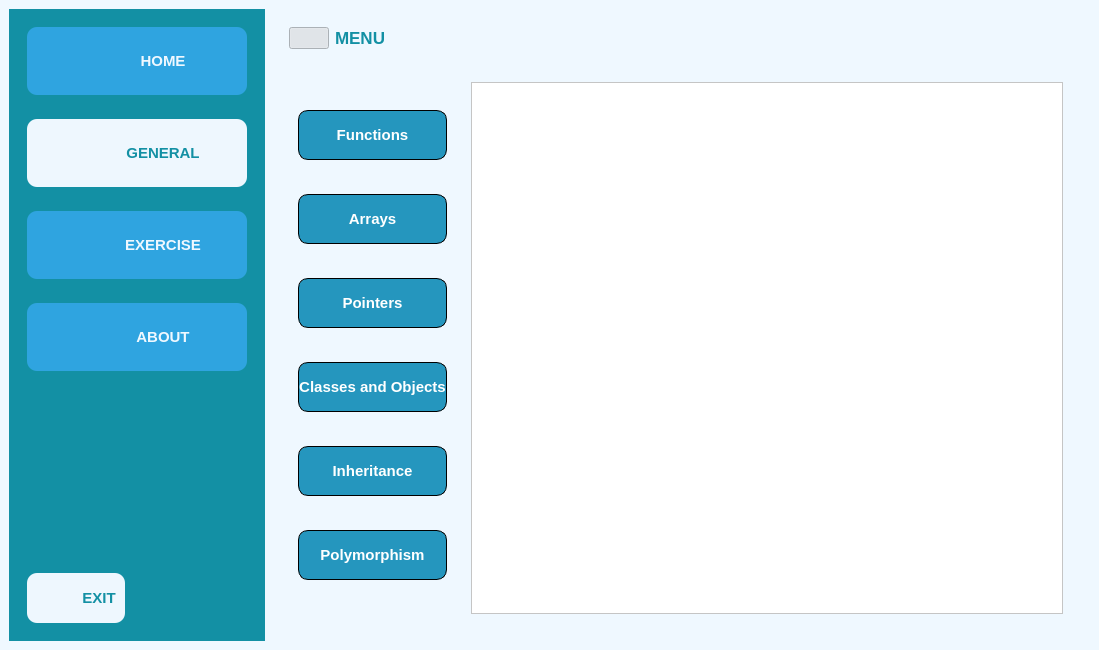
<?xml version="1.0" encoding="UTF-8"?>
<ui version="4.0">
 <class>general</class>
 <widget class="QMainWindow" name="general">
  <property name="geometry">
   <rect>
    <x>0</x>
    <y>0</y>
    <width>1099</width>
    <height>650</height>
   </rect>
  </property>
  <property name="windowTitle">
   <string>MainWindow</string>
  </property>
  <property name="styleSheet">
   <string notr="true">background-color: rgb(239, 248, 255);</string>
  </property>
  <widget class="QWidget" name="centralwidget">
   <layout class="QHBoxLayout" name="horizontalLayout">
    <item>
     <widget class="QWidget" name="menu" native="true">
      <property name="minimumSize">
       <size>
        <width>0</width>
        <height>0</height>
       </size>
      </property>
      <property name="maximumSize">
       <size>
        <width>256</width>
        <height>16777215</height>
       </size>
      </property>
      <property name="font">
       <font>
        <pointsize>13</pointsize>
       </font>
      </property>
      <property name="styleSheet">
       <string notr="true">background-color: rgb(19, 144, 164);</string>
      </property>
      <layout class="QVBoxLayout" name="verticalLayout">
       <item>
        <widget class="QWidget" name="widget_3" native="true">
         <property name="minimumSize">
          <size>
           <width>0</width>
           <height>0</height>
          </size>
         </property>
         <property name="styleSheet">
          <string notr="true"/>
         </property>
         <layout class="QHBoxLayout" name="horizontalLayout_2">
          <item>
           <widget class="QFrame" name="frame">
            <property name="styleSheet">
             <string notr="true">background-color: rgb(47, 164, 224);
border-radius: 10px;</string>
            </property>
            <property name="frameShape">
             <enum>QFrame::StyledPanel</enum>
            </property>
            <property name="frameShadow">
             <enum>QFrame::Raised</enum>
            </property>
            <layout class="QHBoxLayout" name="horizontalLayout_6">
             <item>
              <widget class="QLabel" name="label">
               <property name="minimumSize">
                <size>
                 <width>40</width>
                 <height>40</height>
                </size>
               </property>
               <property name="styleSheet">
                <string notr="true">image: url(:/iconwhite/iconwhite/home.svg);</string>
               </property>
               <property name="text">
                <string/>
               </property>
              </widget>
             </item>
             <item>
              <widget class="QPushButton" name="home_g">
               <property name="minimumSize">
                <size>
                 <width>150</width>
                 <height>50</height>
                </size>
               </property>
               <property name="font">
                <font>
                 <pointsize>11</pointsize>
                 <weight>75</weight>
                 <bold>true</bold>
                </font>
               </property>
               <property name="cursor">
                <cursorShape>PointingHandCursor</cursorShape>
               </property>
               <property name="styleSheet">
                <string notr="true">color: rgb(239, 248, 255);</string>
               </property>
               <property name="text">
                <string>HOME</string>
               </property>
               <property name="checkable">
                <bool>true</bool>
               </property>
               <property name="checked">
                <bool>true</bool>
               </property>
               <property name="autoRepeat">
                <bool>true</bool>
               </property>
               <property name="autoExclusive">
                <bool>true</bool>
               </property>
               <property name="flat">
                <bool>false</bool>
               </property>
              </widget>
             </item>
            </layout>
           </widget>
          </item>
         </layout>
        </widget>
       </item>
       <item>
        <widget class="QWidget" name="widget_7" native="true">
         <property name="minimumSize">
          <size>
           <width>0</width>
           <height>0</height>
          </size>
         </property>
         <layout class="QHBoxLayout" name="horizontalLayout_4">
          <item>
           <widget class="QFrame" name="frame_2">
            <property name="styleSheet">
             <string notr="true">background-color: rgb(238, 247, 254);
border-radius: 10px;</string>
            </property>
            <property name="frameShape">
             <enum>QFrame::StyledPanel</enum>
            </property>
            <property name="frameShadow">
             <enum>QFrame::Raised</enum>
            </property>
            <layout class="QHBoxLayout" name="horizontalLayout_7">
             <item>
              <widget class="QLabel" name="label_2">
               <property name="minimumSize">
                <size>
                 <width>40</width>
                 <height>40</height>
                </size>
               </property>
               <property name="styleSheet">
                <string notr="true">
image: url(:/icons/iconblues/book-open.svg);</string>
               </property>
               <property name="text">
                <string/>
               </property>
              </widget>
             </item>
             <item>
              <widget class="QPushButton" name="general_g">
               <property name="minimumSize">
                <size>
                 <width>150</width>
                 <height>50</height>
                </size>
               </property>
               <property name="font">
                <font>
                 <pointsize>11</pointsize>
                 <weight>75</weight>
                 <bold>true</bold>
                </font>
               </property>
               <property name="cursor">
                <cursorShape>PointingHandCursor</cursorShape>
               </property>
               <property name="styleSheet">
                <string notr="true">color: rgb(19, 144, 164);</string>
               </property>
               <property name="text">
                <string>GENERAL</string>
               </property>
               <property name="checkable">
                <bool>true</bool>
               </property>
               <property name="checked">
                <bool>true</bool>
               </property>
               <property name="autoRepeat">
                <bool>true</bool>
               </property>
               <property name="autoExclusive">
                <bool>true</bool>
               </property>
               <property name="flat">
                <bool>false</bool>
               </property>
              </widget>
             </item>
            </layout>
           </widget>
          </item>
         </layout>
        </widget>
       </item>
       <item>
        <widget class="QWidget" name="widget_4" native="true">
         <layout class="QHBoxLayout" name="horizontalLayout_10">
          <item>
           <widget class="QFrame" name="frame_5">
            <property name="styleSheet">
             <string notr="true">background-color: rgb(47, 164, 224);
border-radius: 10px;</string>
            </property>
            <property name="frameShape">
             <enum>QFrame::StyledPanel</enum>
            </property>
            <property name="frameShadow">
             <enum>QFrame::Raised</enum>
            </property>
            <layout class="QHBoxLayout" name="horizontalLayout_11">
             <item>
              <widget class="QLabel" name="label_5">
               <property name="minimumSize">
                <size>
                 <width>40</width>
                 <height>40</height>
                </size>
               </property>
               <property name="styleSheet">
                <string notr="true">image: url(:/iconwhite/iconwhite/package.svg);</string>
               </property>
               <property name="text">
                <string/>
               </property>
              </widget>
             </item>
             <item>
              <widget class="QPushButton" name="exercise_g">
               <property name="minimumSize">
                <size>
                 <width>150</width>
                 <height>50</height>
                </size>
               </property>
               <property name="font">
                <font>
                 <pointsize>11</pointsize>
                 <weight>75</weight>
                 <bold>true</bold>
                </font>
               </property>
               <property name="cursor">
                <cursorShape>PointingHandCursor</cursorShape>
               </property>
               <property name="styleSheet">
                <string notr="true">color: rgb(239, 248, 255);</string>
               </property>
               <property name="text">
                <string>EXERCISE</string>
               </property>
               <property name="checkable">
                <bool>true</bool>
               </property>
               <property name="checked">
                <bool>true</bool>
               </property>
               <property name="autoRepeat">
                <bool>true</bool>
               </property>
               <property name="autoExclusive">
                <bool>true</bool>
               </property>
              </widget>
             </item>
            </layout>
           </widget>
          </item>
         </layout>
        </widget>
       </item>
       <item>
        <widget class="QWidget" name="widget_8" native="true">
         <layout class="QHBoxLayout" name="horizontalLayout_12">
          <item>
           <widget class="QFrame" name="frame_6">
            <property name="styleSheet">
             <string notr="true">background-color: rgb(47, 164, 224);
border-radius: 10px</string>
            </property>
            <property name="frameShape">
             <enum>QFrame::StyledPanel</enum>
            </property>
            <property name="frameShadow">
             <enum>QFrame::Raised</enum>
            </property>
            <layout class="QHBoxLayout" name="horizontalLayout_13">
             <item>
              <widget class="QLabel" name="label_6">
               <property name="minimumSize">
                <size>
                 <width>40</width>
                 <height>40</height>
                </size>
               </property>
               <property name="styleSheet">
                <string notr="true">image: url(:/iconwhite/iconwhite/alert-circle.svg);</string>
               </property>
               <property name="text">
                <string/>
               </property>
              </widget>
             </item>
             <item>
              <widget class="QPushButton" name="about_g">
               <property name="minimumSize">
                <size>
                 <width>150</width>
                 <height>50</height>
                </size>
               </property>
               <property name="font">
                <font>
                 <pointsize>11</pointsize>
                 <weight>75</weight>
                 <bold>true</bold>
                </font>
               </property>
               <property name="cursor">
                <cursorShape>PointingHandCursor</cursorShape>
               </property>
               <property name="styleSheet">
                <string notr="true">color: rgb(239, 248, 255);</string>
               </property>
               <property name="text">
                <string>ABOUT</string>
               </property>
              </widget>
             </item>
            </layout>
           </widget>
          </item>
         </layout>
        </widget>
       </item>
       <item>
        <spacer name="verticalSpacer">
         <property name="orientation">
          <enum>Qt::Vertical</enum>
         </property>
         <property name="sizeHint" stdset="0">
          <size>
           <width>20</width>
           <height>40</height>
          </size>
         </property>
        </spacer>
       </item>
       <item>
        <widget class="QWidget" name="widget_9" native="true">
         <layout class="QHBoxLayout" name="horizontalLayout_14">
          <item>
           <widget class="QFrame" name="frame_7">
            <property name="maximumSize">
             <size>
              <width>150</width>
              <height>50</height>
             </size>
            </property>
            <property name="styleSheet">
             <string notr="true">background-color: rgb(238, 247, 254);
border-radius: 10px;</string>
            </property>
            <property name="frameShape">
             <enum>QFrame::StyledPanel</enum>
            </property>
            <property name="frameShadow">
             <enum>QFrame::Raised</enum>
            </property>
            <layout class="QHBoxLayout" name="horizontalLayout_15">
             <item>
              <widget class="QLabel" name="label_7">
               <property name="minimumSize">
                <size>
                 <width>40</width>
                 <height>40</height>
                </size>
               </property>
               <property name="styleSheet">
                <string notr="true">image: url(:/icons/iconblues/log-out.svg);</string>
               </property>
               <property name="text">
                <string/>
               </property>
              </widget>
             </item>
             <item>
              <widget class="QPushButton" name="exit">
               <property name="font">
                <font>
                 <pointsize>11</pointsize>
                 <weight>75</weight>
                 <bold>true</bold>
                </font>
               </property>
               <property name="cursor">
                <cursorShape>PointingHandCursor</cursorShape>
               </property>
               <property name="styleSheet">
                <string notr="true">color: rgb(19, 144, 164);</string>
               </property>
               <property name="text">
                <string>EXIT</string>
               </property>
              </widget>
             </item>
            </layout>
           </widget>
          </item>
          <item>
           <spacer name="horizontalSpacer">
            <property name="orientation">
             <enum>Qt::Horizontal</enum>
            </property>
            <property name="sizeHint" stdset="0">
             <size>
              <width>40</width>
              <height>20</height>
             </size>
            </property>
           </spacer>
          </item>
         </layout>
        </widget>
       </item>
      </layout>
     </widget>
    </item>
    <item>
     <widget class="QWidget" name="widget_2" native="true">
      <layout class="QVBoxLayout" name="verticalLayout_2">
       <item>
        <widget class="QWidget" name="widget_6" native="true">
         <property name="maximumSize">
          <size>
           <width>16777215</width>
           <height>50</height>
          </size>
         </property>
         <layout class="QHBoxLayout" name="horizontalLayout_3">
          <item>
           <widget class="QPushButton" name="menu_o_c">
            <property name="maximumSize">
             <size>
              <width>40</width>
              <height>40</height>
             </size>
            </property>
            <property name="styleSheet">
             <string notr="true">image: url(:/icons/iconblues/align-justify.svg);</string>
            </property>
            <property name="text">
             <string/>
            </property>
            <property name="checkable">
             <bool>true</bool>
            </property>
            <property name="checked">
             <bool>true</bool>
            </property>
            <property name="autoRepeat">
             <bool>true</bool>
            </property>
            <property name="autoExclusive">
             <bool>true</bool>
            </property>
           </widget>
          </item>
          <item>
           <widget class="QLabel" name="label_3">
            <property name="font">
             <font>
              <pointsize>13</pointsize>
              <weight>75</weight>
              <bold>true</bold>
             </font>
            </property>
            <property name="styleSheet">
             <string notr="true">color: rgb(19, 144, 164);</string>
            </property>
            <property name="text">
             <string>MENU</string>
            </property>
           </widget>
          </item>
         </layout>
        </widget>
       </item>
       <item>
        <widget class="QWidget" name="widget_5" native="true">
         <layout class="QHBoxLayout" name="horizontalLayout_5">
          <item>
           <widget class="QWidget" name="widget" native="true">
            <layout class="QVBoxLayout" name="verticalLayout_3">
             <item>
              <widget class="QPushButton" name="func_ge">
               <property name="maximumSize">
                <size>
                 <width>250</width>
                 <height>50</height>
                </size>
               </property>
               <property name="font">
                <font>
                 <pointsize>11</pointsize>
                 <weight>75</weight>
                 <bold>true</bold>
                </font>
               </property>
               <property name="styleSheet">
                <string notr="true">background-color: rgb(37, 150, 190);
border-radius:10px ;
border: 1px solid #063970;
color: rgb(255, 255, 255);
border-color: rgb(0, 0, 0);

</string>
               </property>
               <property name="text">
                <string>Functions</string>
               </property>
               <property name="icon">
                <iconset resource="resources.qrc">
                 <normaloff>:/icon_ge/icon_ge/func.png</normaloff>:/icon_ge/icon_ge/func.png</iconset>
               </property>
               <property name="iconSize">
                <size>
                 <width>50</width>
                 <height>50</height>
                </size>
               </property>
              </widget>
             </item>
             <item>
              <widget class="QPushButton" name="arr_ge">
               <property name="maximumSize">
                <size>
                 <width>250</width>
                 <height>50</height>
                </size>
               </property>
               <property name="font">
                <font>
                 <pointsize>11</pointsize>
                 <weight>75</weight>
                 <bold>true</bold>
                </font>
               </property>
               <property name="styleSheet">
                <string notr="true">background-color: rgb(37, 150, 190);
border-radius:10px ;
border: 1px solid #063970;
color: rgb(255, 255, 255);
border-color: rgb(0, 0, 0);</string>
               </property>
               <property name="text">
                <string>Arrays</string>
               </property>
               <property name="icon">
                <iconset resource="resources.qrc">
                 <normaloff>:/icon_ge/icon_ge/arr.png</normaloff>:/icon_ge/icon_ge/arr.png</iconset>
               </property>
               <property name="iconSize">
                <size>
                 <width>50</width>
                 <height>50</height>
                </size>
               </property>
              </widget>
             </item>
             <item>
              <widget class="QPushButton" name="pointer_ge">
               <property name="maximumSize">
                <size>
                 <width>250</width>
                 <height>50</height>
                </size>
               </property>
               <property name="font">
                <font>
                 <pointsize>11</pointsize>
                 <weight>75</weight>
                 <bold>true</bold>
                </font>
               </property>
               <property name="styleSheet">
                <string notr="true">background-color: rgb(37, 150, 190);
border-radius:10px ;
border: 1px solid #063970;
color: rgb(255, 255, 255);
border-color: rgb(0, 0, 0);</string>
               </property>
               <property name="text">
                <string>Pointers</string>
               </property>
               <property name="icon">
                <iconset resource="resources.qrc">
                 <normaloff>:/icon_ge/icon_ge/pointer.png</normaloff>:/icon_ge/icon_ge/pointer.png</iconset>
               </property>
               <property name="iconSize">
                <size>
                 <width>50</width>
                 <height>50</height>
                </size>
               </property>
              </widget>
             </item>
             <item>
              <widget class="QPushButton" name="Class_ge">
               <property name="maximumSize">
                <size>
                 <width>250</width>
                 <height>50</height>
                </size>
               </property>
               <property name="font">
                <font>
                 <pointsize>11</pointsize>
                 <weight>75</weight>
                 <bold>true</bold>
                </font>
               </property>
               <property name="styleSheet">
                <string notr="true">background-color: rgb(37, 150, 190);
border-radius:10px ;
border: 1px solid #063970;
color: rgb(255, 255, 255);
border-color: rgb(0, 0, 0);</string>
               </property>
               <property name="text">
                <string>Classes and Objects</string>
               </property>
               <property name="icon">
                <iconset resource="resources.qrc">
                 <normaloff>:/icon_ques/icons_ques/class_object.png</normaloff>:/icon_ques/icons_ques/class_object.png</iconset>
               </property>
               <property name="iconSize">
                <size>
                 <width>50</width>
                 <height>50</height>
                </size>
               </property>
              </widget>
             </item>
             <item>
              <widget class="QPushButton" name="Inh_ge">
               <property name="maximumSize">
                <size>
                 <width>250</width>
                 <height>50</height>
                </size>
               </property>
               <property name="font">
                <font>
                 <pointsize>11</pointsize>
                 <weight>75</weight>
                 <bold>true</bold>
                </font>
               </property>
               <property name="styleSheet">
                <string notr="true">background-color: rgb(37, 150, 190);
border-radius:10px ;
border: 1px solid #063970;
color: rgb(255, 255, 255);
border-color: rgb(0, 0, 0);</string>
               </property>
               <property name="text">
                <string>Inheritance</string>
               </property>
               <property name="icon">
                <iconset resource="resources.qrc">
                 <normaloff>:/icon_ques/icons_ques/I_P.png</normaloff>:/icon_ques/icons_ques/I_P.png</iconset>
               </property>
               <property name="iconSize">
                <size>
                 <width>50</width>
                 <height>50</height>
                </size>
               </property>
              </widget>
             </item>
             <item>
              <widget class="QPushButton" name="Poly_ge">
               <property name="maximumSize">
                <size>
                 <width>250</width>
                 <height>50</height>
                </size>
               </property>
               <property name="font">
                <font>
                 <pointsize>11</pointsize>
                 <weight>75</weight>
                 <bold>true</bold>
                </font>
               </property>
               <property name="styleSheet">
                <string notr="true">background-color: rgb(37, 150, 190);
border-radius:10px ;
border: 1px solid #063970;
color: rgb(255, 255, 255);
border-color: rgb(0, 0, 0);</string>
               </property>
               <property name="text">
                <string>Polymorphism</string>
               </property>
               <property name="icon">
                <iconset resource="resources.qrc">
                 <normaloff>:/icon_ques/icons_ques/more_class.png</normaloff>:/icon_ques/icons_ques/more_class.png</iconset>
               </property>
               <property name="iconSize">
                <size>
                 <width>50</width>
                 <height>50</height>
                </size>
               </property>
              </widget>
             </item>
            </layout>
           </widget>
          </item>
          <item>
           <widget class="QWidget" name="widget_10" native="true">
            <layout class="QHBoxLayout" name="horizontalLayout_8">
             <item>
              <widget class="QTextBrowser" name="textBrowser">
               <property name="font">
                <font>
                 <pointsize>10</pointsize>
                </font>
               </property>
               <property name="styleSheet">
                <string notr="true">background-color: rgb(255, 255, 255);</string>
               </property>
              </widget>
             </item>
            </layout>
           </widget>
          </item>
         </layout>
        </widget>
       </item>
      </layout>
     </widget>
    </item>
   </layout>
  </widget>
 </widget>
 <resources>
  <include location="resources.qrc"/>
 </resources>
 <connections/>
</ui>
